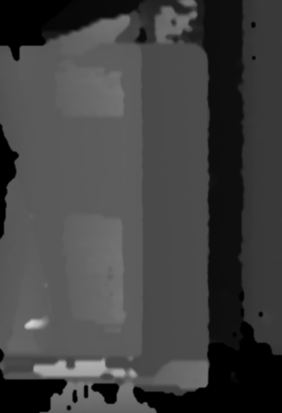
#> input picture difficult2.png, 282 x 413 px
$ python StartingPoints_Detection.py
#> lines starting #> are read from the running program, lines starting #| are printed output that depends on the picture
import cv2
import numpy as np

# 그레이스케일 이미지 불러오기 (원본 이미지는 수정하지 않음)
#original_image = cv2.imread('difficult.png', cv2.IMREAD_GRAYSCALE)
original_image = cv2.imread('difficult2.png', cv2.IMREAD_GRAYSCALE)
#> original_image is the input picture: shape (413, 282); min 0, max 211, mean 66.2
#original_image = cv2.imread('simple.png', cv2.IMREAD_GRAYSCALE)
#original_image = cv2.imread('simple2.png', cv2.IMREAD_GRAYSCALE)

# 내부적으로 밝기 값 40 이하를 0으로 처리
threshold_value = 45
_, thresholded_image = cv2.threshold(original_image, threshold_value, 255, cv2.THRESH_TOZERO)
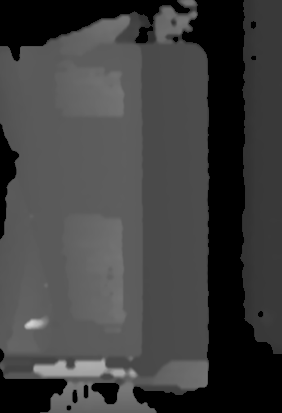
#> thresholded_image: shape (413, 282); min 0, max 211, mean 63.8

# 원본 이미지를 컬러로 변환 (ROI 시각적 표시용)
image_with_roi = cv2.cvtColor(original_image, cv2.COLOR_GRAY2BGR)

# 큰 ROI 설정
#x, y, w, h = 70, 30, 220, 350  # difficult1
x, y, w, h = 30, 30, 200, 350  # difficult2
#x, y, w, h = 30, 30, 220, 320  # simple.png
#x, y, w, h = 80, 10, 200, 500  # simple2

small_roi_width = int(2 * (w / 3))
small_roi_height = int(h / 8)
num_small_rois = 6  # 총 6개의 작은 ROI
small_roi_start_y = y + h // 2 - (small_roi_height * num_small_rois // 2)  # 작은 ROI 배치 시작점

# 첫 번째와 두 번째 점들의 좌표를 저장할 리스트
first_points = []
second_points = []

# 모든 작은 ROI에 대해 밝기 변화 감지 및 점 표시
for i in range(num_small_rois):
    small_roi_x = x + w - small_roi_width  # 오른쪽에 배치
    small_roi_y = small_roi_start_y + i * small_roi_height

    # 작은 ROI의 중간 y좌표 계산
    small_roi_middle_y = small_roi_y + small_roi_height // 2

    # 작은 ROI를 파란색 사각형으로 강조 표시
    #cv2.rectangle(image_with_roi, (small_roi_x, small_roi_y),
    #              (small_roi_x + small_roi_width, small_roi_y + small_roi_height), (255, 0, 0), 2)

    # 밝기 값 계산 및 급격한 변화 후 점 찍기
    previous_value = None
    delta_threshold = 5  # 급격한 변화 임계값
    points_marked = 0  # 표시된 점의 개수
    last_marked_position = None  # 마지막 점의 위치 저장

    for j in range(small_roi_width - 1, -1, -1):  # 오른쪽에서 왼쪽으로 스캔
        pixel_value = int(thresholded_image[small_roi_y, small_roi_x + j])  # 처리된 이미지 사용

        if previous_value is not None:
            delta = abs(pixel_value - previous_value)  # 정수형 연산으로 오버플로우 방지

            if delta >= delta_threshold and (points_marked < 2):
                if points_marked == 0 or abs(j - last_marked_position) > 5:
                    # 점 찍기
                    #cv2.circle(image_with_roi, (small_roi_x + j, small_roi_middle_y), 5, (0, 0, 255), -1)
                    points_marked += 1
                    last_marked_position = j  # 마지막 점의 위치 저장

                    # 첫 번째 점과 두 번째 점의 좌표를 각각 리스트에 저장
                    if points_marked == 1:
                        first_points.append((small_roi_x + j, small_roi_middle_y))
                    elif points_marked == 2:
                        second_points.append((small_roi_x + j, small_roi_middle_y))

        previous_value = pixel_value
#> after the loop, first_points = [(208, 97), (208, 140), (207, 183), (207, 226), (208, 269), (208, 312)]; second_points = [(141, 97), (142, 140), (142, 183), (142, 226), (142, 269), (142, 312)]

# 각 리스트에서 x값들의 평균 계산
if first_points:
    first_x_mean = int(np.mean([p[0] for p in first_points]))
#> first_x_mean = 207
    # 첫 번째 점들의 평균 x값에 수직선 그리기
    cv2.line(image_with_roi, (first_x_mean, y), (first_x_mean, y + h), (0, 255, 255), 2)

if second_points:
    second_x_mean = int(np.mean([p[0] for p in second_points]))
#> second_x_mean = 141
    # 두 번째 점들의 평균 x값에 수직선 그리기
    cv2.line(image_with_roi, (second_x_mean, y), (second_x_mean, y + h), (255, 255, 0), 2)

# 큰 ROI를 초록색 사각형으로 강조 표시
cv2.rectangle(image_with_roi, (x, y), (x + w, y + h), (0, 255, 0), 2)
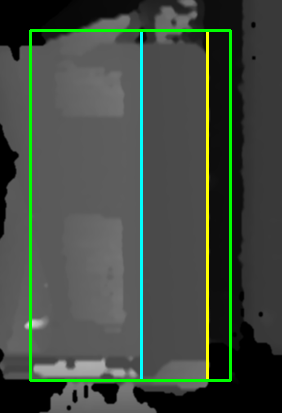
#> image_with_roi: shape (413, 282, 3); mean B, G, R 65.6, 75.1, 65.6

# 결과 시각화
cv2.imshow('ROI Visualization', image_with_roi)
cv2.waitKey(0)
cv2.destroyAllWindows()

$ run again, with difficult.png copied over difficult2.png
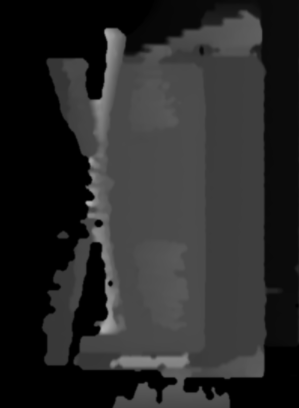
#> input picture difficult.png, 299 x 408 px
#> original_image is the input picture: shape (408, 299); min 0, max 178, mean 41.3
#> after the loop `for i in range(num_small_rois):`: first_points = [(202, 97), (204, 140), (204, 183), (205, 226), (205, 269), (204, 312)]; second_points = [(117, 97), (110, 140), (107, 183), (110, 226), (186, 269), (187, 312)]
#> first_x_mean = 204
#> second_x_mean = 136
#> `cv2.rectangle(image_with_roi, (x, y), (x + w, y + h), (0, 255, 0), 2)`:
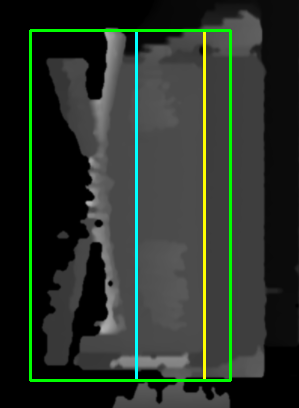
#> image_with_roi: shape (408, 299, 3); mean B, G, R 41.6, 50.7, 41.6

$ run again, with simple.png copied over difficult2.png
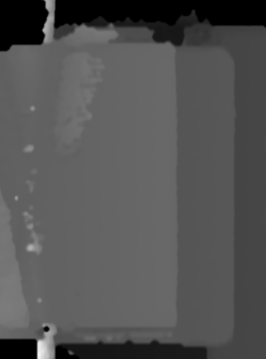
#> input picture simple.png, 266 x 359 px
#> original_image is the input picture: shape (359, 266); min 0, max 247, mean 83.7
#> `_, thresholded_image = cv2.threshold(original_image, threshold_value, ..`:
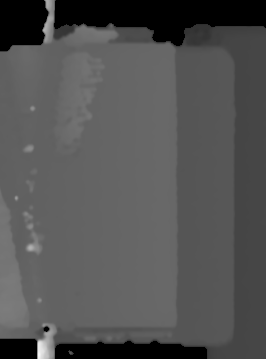
#> thresholded_image: shape (359, 266); min 0, max 247, mean 82.7
#> after the loop `for i in range(num_small_rois):`: first_points = [(175, 97), (177, 140), (177, 183), (177, 226), (177, 269), (176, 312)]; second_points = []
#> first_x_mean = 176
#> `cv2.rectangle(image_with_roi, (x, y), (x + w, y + h), (0, 255, 0), 2)`:
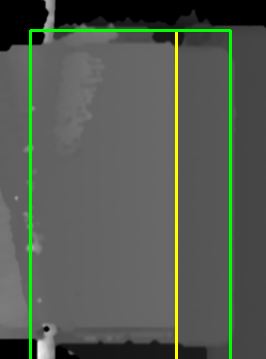
#> image_with_roi: shape (359, 266, 3); mean B, G, R 80.5, 90, 83.2

$ run again, with simple2.png copied over difficult2.png
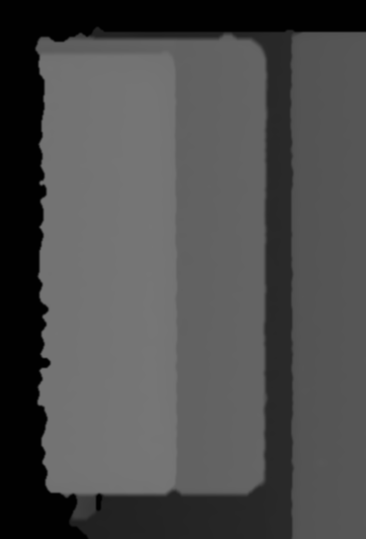
#> input picture simple2.png, 366 x 539 px
#> original_image is the input picture: shape (539, 366); min 1, max 118, mean 76.8
#> `_, thresholded_image = cv2.threshold(original_image, threshold_value, ..`:
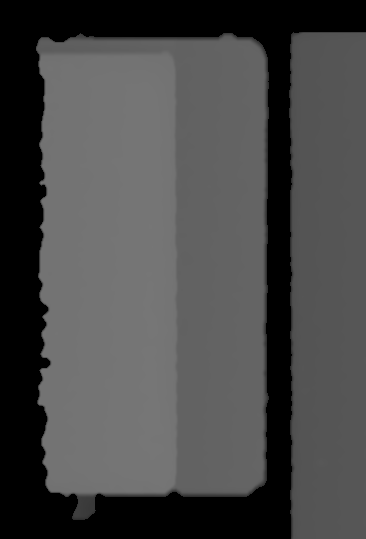
#> thresholded_image: shape (539, 366); min 0, max 118, mean 72.5
#> after the loop `for i in range(num_small_rois):`: first_points = [(175, 97), (175, 140), (175, 183), (176, 226), (176, 269), (176, 312)]; second_points = []
#> first_x_mean = 175
#> `cv2.rectangle(image_with_roi, (x, y), (x + w, y + h), (0, 255, 0), 2)`:
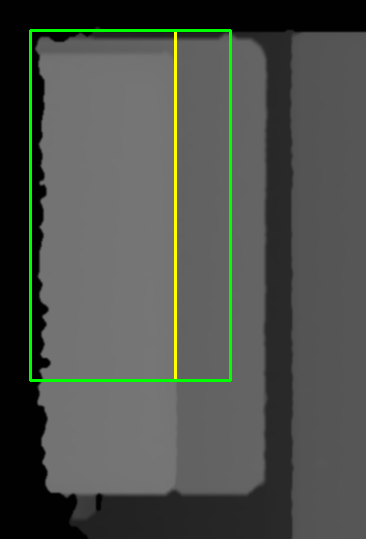
#> image_with_roi: shape (539, 366, 3); mean B, G, R 75.4, 81, 76.7
